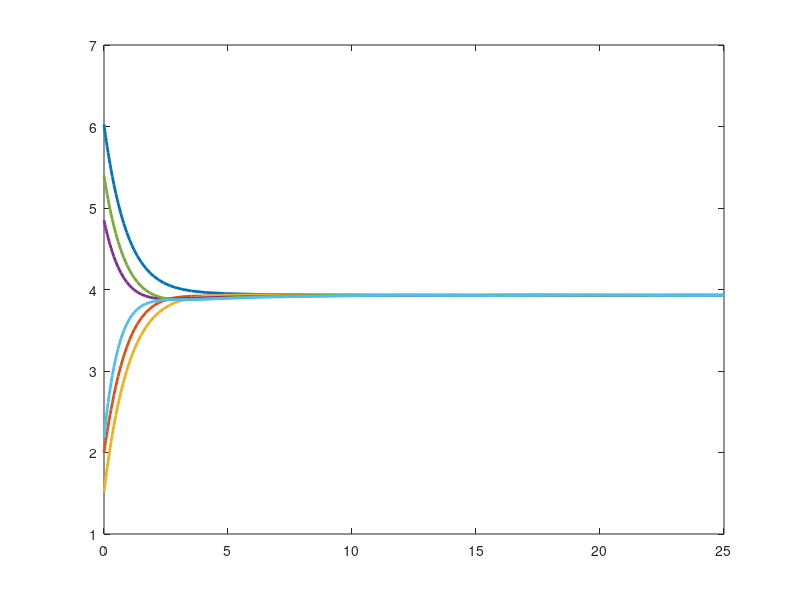
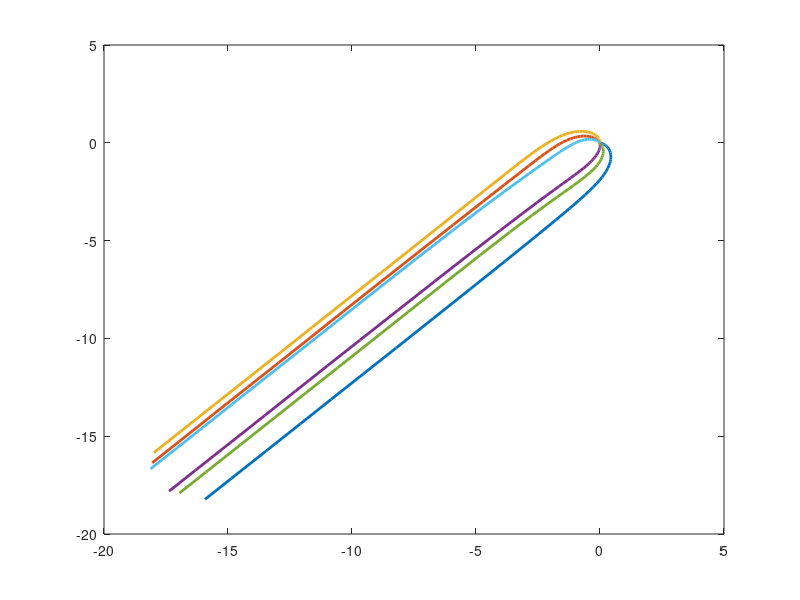

MATLAB code to generate these figures, in order:
function homework2method1
a=0.5; V=1; init=rand(1,6).*(2*pi);
tin=[0 25]; %time interval
A=[0 0 0.5 0 0 0;0.5 0 0 0 0 0.5;0.5 0.5 0 0 0 0;0 0.5 0 0 0 0;0 0 0.5 0 0 0;0 0 0 0.5 0.5 0];
D=[0.5 0 0 0 0 0;0 1 0 0 0 0;0 0 1 0 0 0;0 0 0 0.5 0 0;0 0 0 0 0.5 0;0 0 0 0 0 1];
L=D-A;
[t,x]=ode23(@equations,tin,[init zeros(1,12)]);
function dx=equations(t,x)
 dx=zeros(18,1);
 dx(1:6)=-L*x(1:6);
 dx(7:12)=V.*cos(x(1:6));
 dx(13:18)=V.*sin(x(1:6));
end
theta=x(:,1:6);
figure()
plot(t,theta, 'LineWidth',2)
figure()
plot(x(:,7:12),x(:,13:18),'LineWidth',2)
end